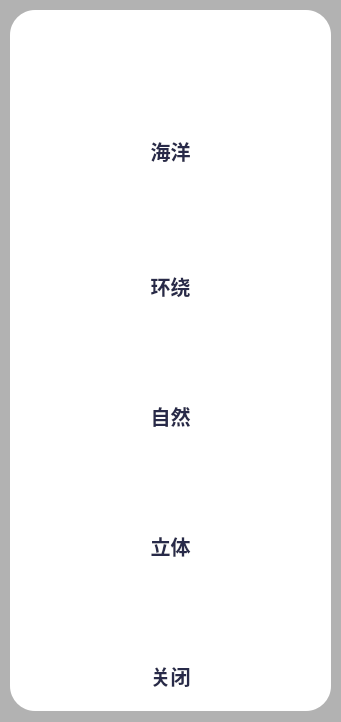
<?xml version="1.0" encoding="UTF-8"?>
<ui version="4.0">
 <class>WindMode</class>
 <widget class="QDialog" name="WindMode">
  <property name="geometry">
   <rect>
    <x>0</x>
    <y>0</y>
    <width>341</width>
    <height>722</height>
   </rect>
  </property>
  <property name="windowTitle">
   <string>Dialog</string>
  </property>
  <property name="styleSheet">
   <string notr="true">QDialog#WindMode
{
background-color:rgb(178,178,178,255);
}</string>
  </property>
  <widget class="QFrame" name="bottom">
   <property name="geometry">
    <rect>
     <x>10</x>
     <y>10</y>
     <width>321</width>
     <height>701</height>
    </rect>
   </property>
   <property name="styleSheet">
    <string notr="true">QFrame#bottom
{
	background-color:#ffffff;
 
	border:none;
	border-radius:25px;
}</string>
   </property>
   <property name="frameShape">
    <enum>QFrame::StyledPanel</enum>
   </property>
   <property name="frameShadow">
    <enum>QFrame::Raised</enum>
   </property>
   <widget class="QFrame" name="frame">
    <property name="geometry">
     <rect>
      <x>10</x>
      <y>10</y>
      <width>301</width>
      <height>681</height>
     </rect>
    </property>
    <property name="styleSheet">
     <string notr="true">border:none;</string>
    </property>
    <property name="frameShape">
     <enum>QFrame::StyledPanel</enum>
    </property>
    <property name="frameShadow">
     <enum>QFrame::Raised</enum>
    </property>
    <widget class="QLabel" name="label_4">
     <property name="geometry">
      <rect>
       <x>100</x>
       <y>115</y>
       <width>101</width>
       <height>31</height>
      </rect>
     </property>
     <property name="font">
      <font>
       <family>Adobe 黑体 Std R</family>
       <pointsize>15</pointsize>
       <weight>75</weight>
       <bold>true</bold>
      </font>
     </property>
     <property name="styleSheet">
      <string notr="true">color:#282A49</string>
     </property>
     <property name="text">
      <string>海洋</string>
     </property>
     <property name="alignment">
      <set>Qt::AlignCenter</set>
     </property>
    </widget>
    <widget class="QPushButton" name="StereoscopicMode">
     <property name="geometry">
      <rect>
       <x>60</x>
       <y>420</y>
       <width>181</width>
       <height>81</height>
      </rect>
     </property>
     <property name="font">
      <font>
       <family>Adobe 黑体 Std R</family>
       <pointsize>15</pointsize>
      </font>
     </property>
     <property name="styleSheet">
      <string notr="true">QPushButton
{
	border-radius:15px;
	background:#FFFFFF;
}</string>
     </property>
     <property name="text">
      <string/>
     </property>
     <property name="icon">
      <iconset resource="../other/main.qrc">
       <normaloff>:/new/Wind/Wind/Solid_OFF.png</normaloff>
       <normalon>:/new/Wind/Wind/Solid_ON.png</normalon>:/new/Wind/Wind/Solid_OFF.png</iconset>
     </property>
     <property name="iconSize">
      <size>
       <width>100</width>
       <height>50</height>
      </size>
     </property>
     <property name="checkable">
      <bool>true</bool>
     </property>
     <property name="checked">
      <bool>false</bool>
     </property>
     <property name="autoExclusive">
      <bool>true</bool>
     </property>
    </widget>
    <widget class="QPushButton" name="SurroundMode">
     <property name="geometry">
      <rect>
       <x>60</x>
       <y>150</y>
       <width>181</width>
       <height>81</height>
      </rect>
     </property>
     <property name="font">
      <font>
       <family>Adobe 黑体 Std R</family>
       <pointsize>15</pointsize>
      </font>
     </property>
     <property name="styleSheet">
      <string notr="true">QPushButton
{
	border-radius:15px;
	background:#FFFFFF;
}</string>
     </property>
     <property name="text">
      <string/>
     </property>
     <property name="icon">
      <iconset resource="../other/main.qrc">
       <normaloff>:/new/Wind/Wind/Surround_OFF.png</normaloff>
       <normalon>:/new/Wind/Wind/Surround_ON.png</normalon>:/new/Wind/Wind/Surround_OFF.png</iconset>
     </property>
     <property name="iconSize">
      <size>
       <width>100</width>
       <height>50</height>
      </size>
     </property>
     <property name="checkable">
      <bool>true</bool>
     </property>
     <property name="checked">
      <bool>false</bool>
     </property>
     <property name="autoExclusive">
      <bool>true</bool>
     </property>
    </widget>
    <widget class="QPushButton" name="NaturalMode">
     <property name="geometry">
      <rect>
       <x>60</x>
       <y>290</y>
       <width>181</width>
       <height>81</height>
      </rect>
     </property>
     <property name="font">
      <font>
       <family>Adobe 黑体 Std R</family>
       <pointsize>15</pointsize>
      </font>
     </property>
     <property name="styleSheet">
      <string notr="true">QPushButton
{
	border-radius:15px;
	background:#FFFFFF;
}</string>
     </property>
     <property name="text">
      <string/>
     </property>
     <property name="icon">
      <iconset resource="../other/main.qrc">
       <normaloff>:/new/Wind/Wind/Natural_OFF.png</normaloff>
       <normalon>:/new/Wind/Wind/Natural_ON.png</normalon>:/new/Wind/Wind/Natural_OFF.png</iconset>
     </property>
     <property name="iconSize">
      <size>
       <width>100</width>
       <height>50</height>
      </size>
     </property>
     <property name="checkable">
      <bool>true</bool>
     </property>
     <property name="checked">
      <bool>false</bool>
     </property>
     <property name="autoExclusive">
      <bool>true</bool>
     </property>
    </widget>
    <widget class="QLabel" name="label_6">
     <property name="geometry">
      <rect>
       <x>100</x>
       <y>380</y>
       <width>101</width>
       <height>31</height>
      </rect>
     </property>
     <property name="font">
      <font>
       <family>Adobe 黑体 Std R</family>
       <pointsize>15</pointsize>
       <weight>75</weight>
       <bold>true</bold>
      </font>
     </property>
     <property name="styleSheet">
      <string notr="true">color:#282A49</string>
     </property>
     <property name="text">
      <string>自然</string>
     </property>
     <property name="alignment">
      <set>Qt::AlignCenter</set>
     </property>
    </widget>
    <widget class="QLabel" name="label_7">
     <property name="geometry">
      <rect>
       <x>100</x>
       <y>510</y>
       <width>101</width>
       <height>31</height>
      </rect>
     </property>
     <property name="font">
      <font>
       <family>Adobe 黑体 Std R</family>
       <pointsize>15</pointsize>
       <weight>75</weight>
       <bold>true</bold>
      </font>
     </property>
     <property name="styleSheet">
      <string notr="true">color:#282A49</string>
     </property>
     <property name="text">
      <string>立体</string>
     </property>
     <property name="alignment">
      <set>Qt::AlignCenter</set>
     </property>
    </widget>
    <widget class="QPushButton" name="SeaMode">
     <property name="geometry">
      <rect>
       <x>60</x>
       <y>20</y>
       <width>181</width>
       <height>81</height>
      </rect>
     </property>
     <property name="font">
      <font>
       <family>Adobe 黑体 Std R</family>
       <pointsize>15</pointsize>
      </font>
     </property>
     <property name="styleSheet">
      <string notr="true">QPushButton
{
	border-radius:15px;
	background:#FFFFFF;
}</string>
     </property>
     <property name="text">
      <string/>
     </property>
     <property name="icon">
      <iconset resource="../other/main.qrc">
       <normaloff>:/new/Wind/Wind/Sea_OFF.png</normaloff>
       <normalon>:/new/Wind/Wind/Sea_ON.png</normalon>:/new/Wind/Wind/Sea_OFF.png</iconset>
     </property>
     <property name="iconSize">
      <size>
       <width>100</width>
       <height>50</height>
      </size>
     </property>
     <property name="checkable">
      <bool>true</bool>
     </property>
     <property name="checked">
      <bool>false</bool>
     </property>
     <property name="autoExclusive">
      <bool>true</bool>
     </property>
    </widget>
    <widget class="QLabel" name="label_5">
     <property name="geometry">
      <rect>
       <x>100</x>
       <y>250</y>
       <width>101</width>
       <height>31</height>
      </rect>
     </property>
     <property name="font">
      <font>
       <family>Adobe 黑体 Std R</family>
       <pointsize>15</pointsize>
       <weight>75</weight>
       <bold>true</bold>
      </font>
     </property>
     <property name="styleSheet">
      <string notr="true">color:#282A49</string>
     </property>
     <property name="text">
      <string>环绕</string>
     </property>
     <property name="alignment">
      <set>Qt::AlignCenter</set>
     </property>
    </widget>
    <widget class="QPushButton" name="CloseMode">
     <property name="geometry">
      <rect>
       <x>60</x>
       <y>550</y>
       <width>181</width>
       <height>81</height>
      </rect>
     </property>
     <property name="font">
      <font>
       <family>Adobe 黑体 Std R</family>
       <pointsize>15</pointsize>
      </font>
     </property>
     <property name="styleSheet">
      <string notr="true">QPushButton
{
	border-radius:15px;
	background:#FFFFFF;
}</string>
     </property>
     <property name="text">
      <string/>
     </property>
     <property name="icon">
      <iconset resource="../other/main.qrc">
       <normaloff>:/new/Air/Air/AirSwitch.png</normaloff>
       <normalon>:/new/Air/Air/AirSwitch-ON.png</normalon>:/new/Air/Air/AirSwitch.png</iconset>
     </property>
     <property name="iconSize">
      <size>
       <width>100</width>
       <height>50</height>
      </size>
     </property>
     <property name="checkable">
      <bool>true</bool>
     </property>
     <property name="checked">
      <bool>false</bool>
     </property>
     <property name="autoExclusive">
      <bool>true</bool>
     </property>
    </widget>
    <widget class="QLabel" name="label_8">
     <property name="geometry">
      <rect>
       <x>100</x>
       <y>640</y>
       <width>101</width>
       <height>31</height>
      </rect>
     </property>
     <property name="font">
      <font>
       <family>Adobe 黑体 Std R</family>
       <pointsize>15</pointsize>
       <weight>75</weight>
       <bold>true</bold>
      </font>
     </property>
     <property name="styleSheet">
      <string notr="true">color:#282A49</string>
     </property>
     <property name="text">
      <string>关闭</string>
     </property>
     <property name="alignment">
      <set>Qt::AlignCenter</set>
     </property>
    </widget>
   </widget>
  </widget>
 </widget>
 <resources>
  <include location="../other/main.qrc"/>
 </resources>
 <connections/>
</ui>
